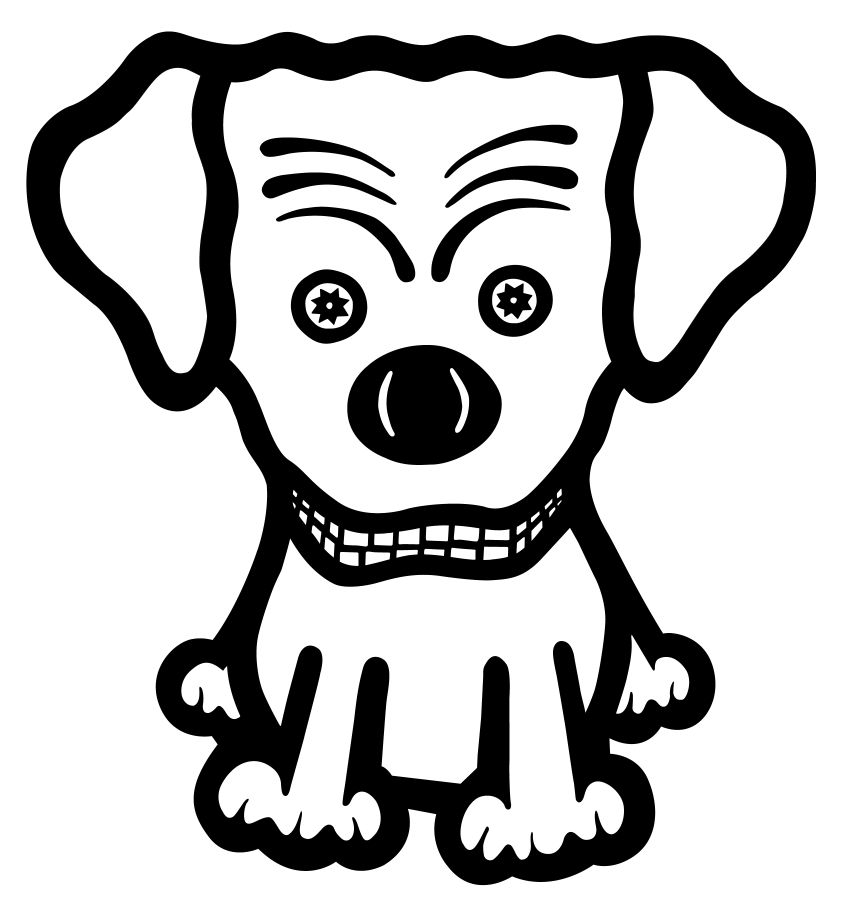
#> input picture ThorLabsDog.png, 4296 x 4517 px (shown at 1/5 size)
$ jupyter execute --allow-errors 'SLM Playground.ipynb'   (shell and % lines are left out)
#> lines starting #> are read from the running program, lines starting #| are printed output that depends on the picture
# Playground for SLM Phase Patterns

**Discription:** This Notebook generates phase patterns for the Spatial Light Modulator (SLM). <br>
**Author(s):** *M. Fränzl and N. Söker*

## Required Packages

[cell 1]
import numpy as np
pi = np.pi
import matplotlib.pyplot as plt

from skimage.transform import resize
from skimage.util import invert

# Package need to export 16 bit TIF images
import tifffile as tiff
# Windows: If you get an error with "pip install tifffile" install the Build Tools for Visual Studio (https://visualstudio.microsoft.com/downloads/)

from scipy.fftpack import ifftn,fftn

## SLM and Setup Settings

Setup the parameters for the SLM and the setup

[cell 2]
# Dimension of the SLM in pixel
dimx = 512
dimy = 512
# Pixel pitch in micrometer
pp = 15
# Wavelength in nanometer
lda = 532

x, y = np.meshgrid(np.arange(dimx), np.arange(dimy))

## Grating Phase Pattern (XY Displacement)

[cell 3]
# Grating periods in ???
g_x = 10;
g_y = 0;
phase_grating = np.mod(pi*g_x/dimx*x + pi*g_y/dimy*y, 2*pi);

#plt.imshow(im, cmap='gray')
plt.imshow(phase_grating, cmap='gray', vmin=0, vmax=2*pi)
plt.colorbar()
plt.show()
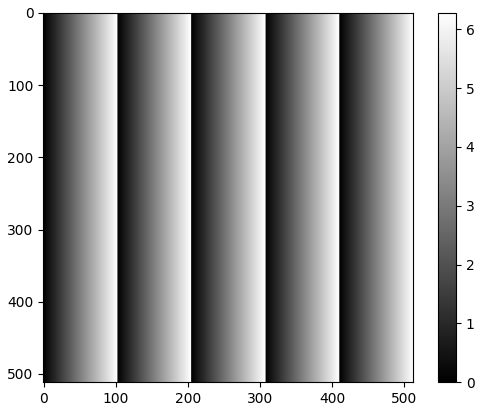
#> figure drawn by matplotlib, 2 panels

[cell 4]
# Convert phase to 16 bit
phase_grating = phase_grating/(2*pi)*65535 # 2**16 - 1

### Fresnel Lens Phase Pattern (Focusing)

[cell 5]
# Focal length in mm
f = 100
phase_fresnel = np.mod(pi/(lda*1e-9*f*1e-3)*((x - dimx/2)**2 + (y - dimy/2)**2)*(pp*1e-6)**2, 2*pi)

plt.imshow(phase_fresnel, cmap='gray', vmin=0, vmax=2*pi)
plt.colorbar()
plt.show()
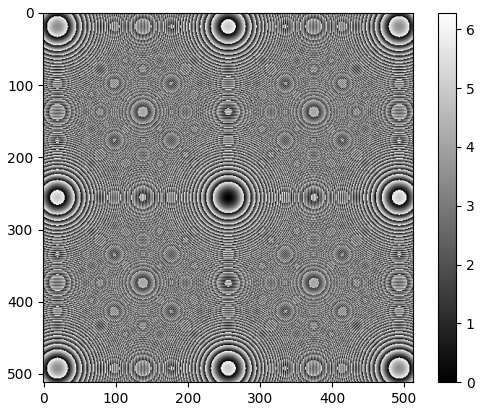
#> figure drawn by matplotlib, 2 panels

[cell 6]
# Convert phase to 16 bit
phase_fresnel = phase_fresnel/(2*pi)*65535 # 2**16 - 1

## Load the Image you want to Display with the SLM

[cell 7]
im = plt.imread("ThorLabsDog.png")
#> im is the input picture: shape (4517, 4296, 3) float32; mean R, G, B 0.756, 0.756, 0.756
im.shape
#> Out = (4517, 4296, 3)

[cell 8]
# Use only the first channel
im = im[:,:,0]
#> im: shape (4517, 4296) float32
# Invert image
im = invert(im)
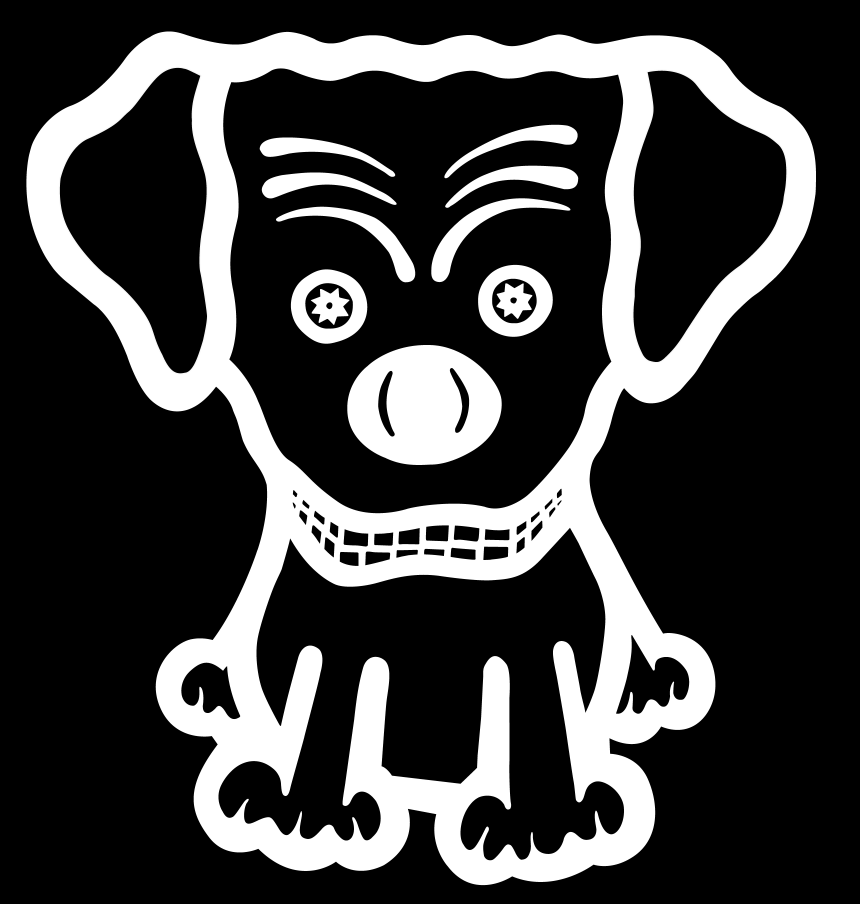
#> im: shape (4517, 4296) float32 (shown at 1/5 size); min 0, max 1, mean 0.244

[cell 9]
plt.imshow(im, cmap='gray')
plt.colorbar()
plt.show()
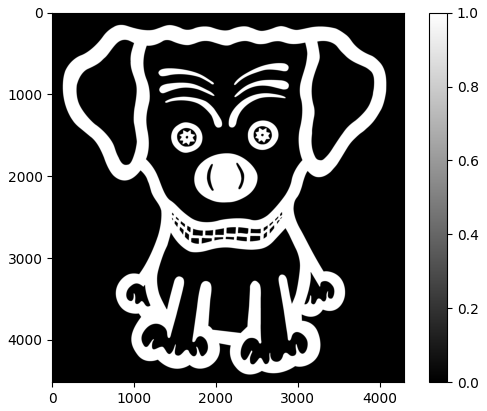
#> figure drawn by matplotlib, 2 panels

[cell 10]
# Resize image
im = resize(im, (512, 512), mode='constant') # preserve_range = True
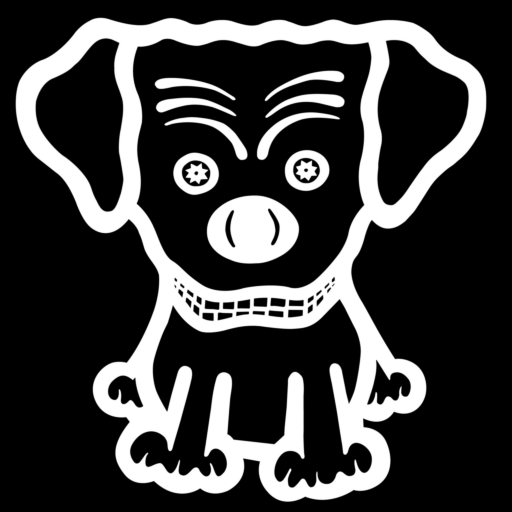
#> im: shape (512, 512) float32; min 0, max 1, mean 0.244

[cell 11]
#plt.imshow(im, cmap='gray')
#plt.colorbar()
#plt.show()

[cell 12]
# export image to text file
np.savetxt('dAmplitude.txt', im, fmt='%1.2f')
#with open('dAmplitude.txt', 'w') as f:
#    for item in im.flatten():
#        f.write("%1.2f, " % item)

[cell 13]
def phase(u):
    return np.arctan2(np.imag(u), np.real(u))

### Gerchberg–Saxton (GS) Algorithm

[cell 14]
source = np.zeros((dimx, dimy)) + 1
target = im
n = 0
A = fftn(target)
while n < 10:
    B = source*np.exp(phase(A)*1j)
    C = fftn(B)
    D = target*np.exp(1j*phase(C))
    A = ifftn(D)
    n +=1
#> after the loop, n = 10

This is just one of the many ways to implement the GS algorithm. Apart from from optimizations, others may start by performing a forward Fourier Transform to the source distribution.

[cell 15]
plt.imshow(phase(A), cmap='gray')
#> in phase (call 21), `return np.arctan2(np.imag(u), np.real(u))`:
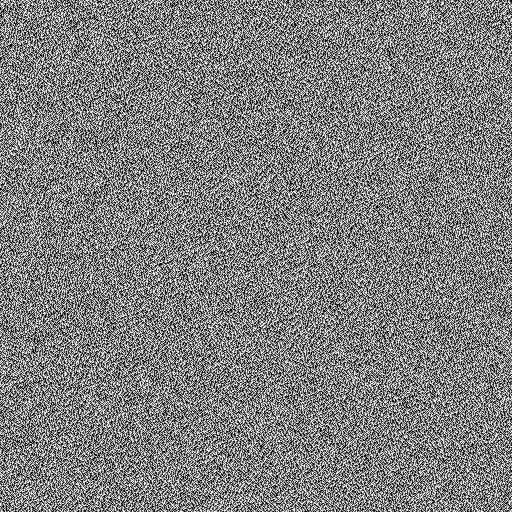
#> returned value: shape (512, 512) float64; min -3.14, max 3.14, mean -0.00192; drawn with min black and max white
plt.colorbar()
plt.show()
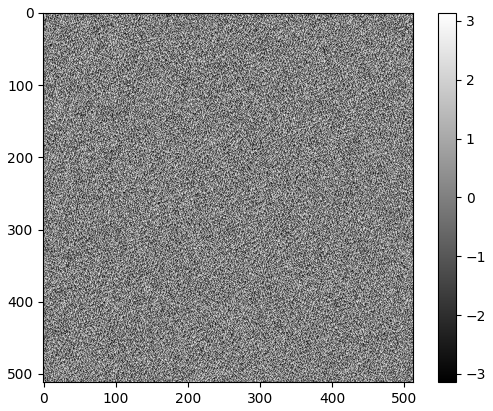
#> figure drawn by matplotlib, 2 panels

[cell 16]
# wavelength*f_lense/pixel_size
dimx = dimy = 532e-9*0.3/15e-6*1e3

im = fftn(np.exp(1j*phase(A)))
plt.imshow(abs(im), extent=[0, dimx, 0, dimy], cmap='gray')
plt.xlabel('x [mm]')
plt.ylabel('y [mm]')
plt.colorbar()
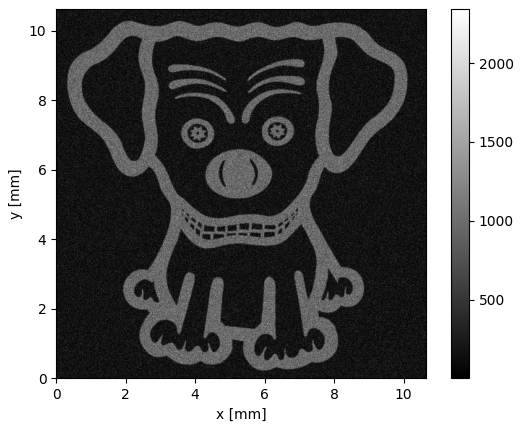
#> figure drawn by matplotlib, 2 panels

[cell 17]
# Convert phase from -pi, pi to 0, 2*pi
phase_image = phase(A)+np.pi
# Convert phase to 16 bit
phase_image = phase_image/(2*pi)*65535 # 2**16 - 1

$ run again, with Total_Phase.tiff saved as ThorLabsDog.png
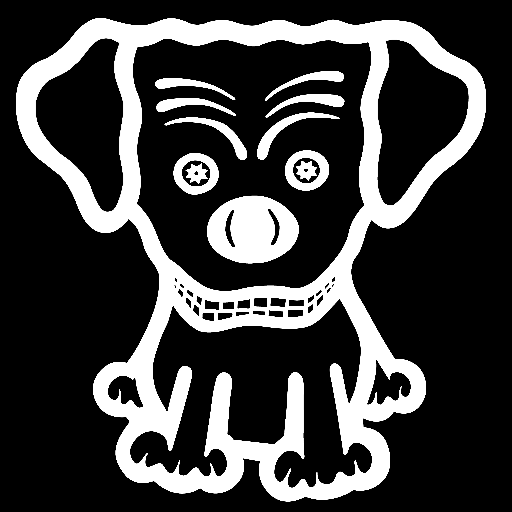
#> input picture Total_Phase.tiff, 512 x 512 px
#> im is the input picture: shape (512, 512) float32; min 0, max 1, mean 0.244
#> `plt.show()`:
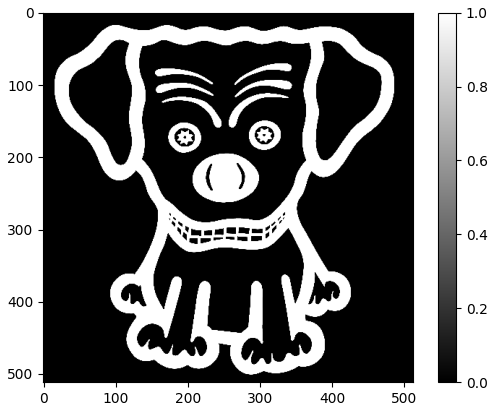
#> figure drawn by matplotlib, 2 panels
#> after the loop `while n < 10:`: n = 10
#> `[cell 16] # wavelength*f_lense/pixel_size dimx = dimy = 532e-9*0.3/15e..`:
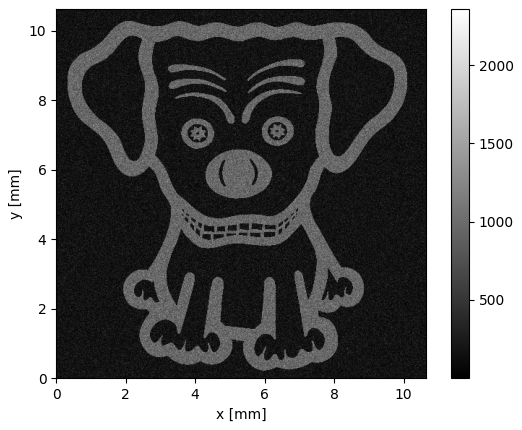
#> figure drawn by matplotlib, 2 panels
